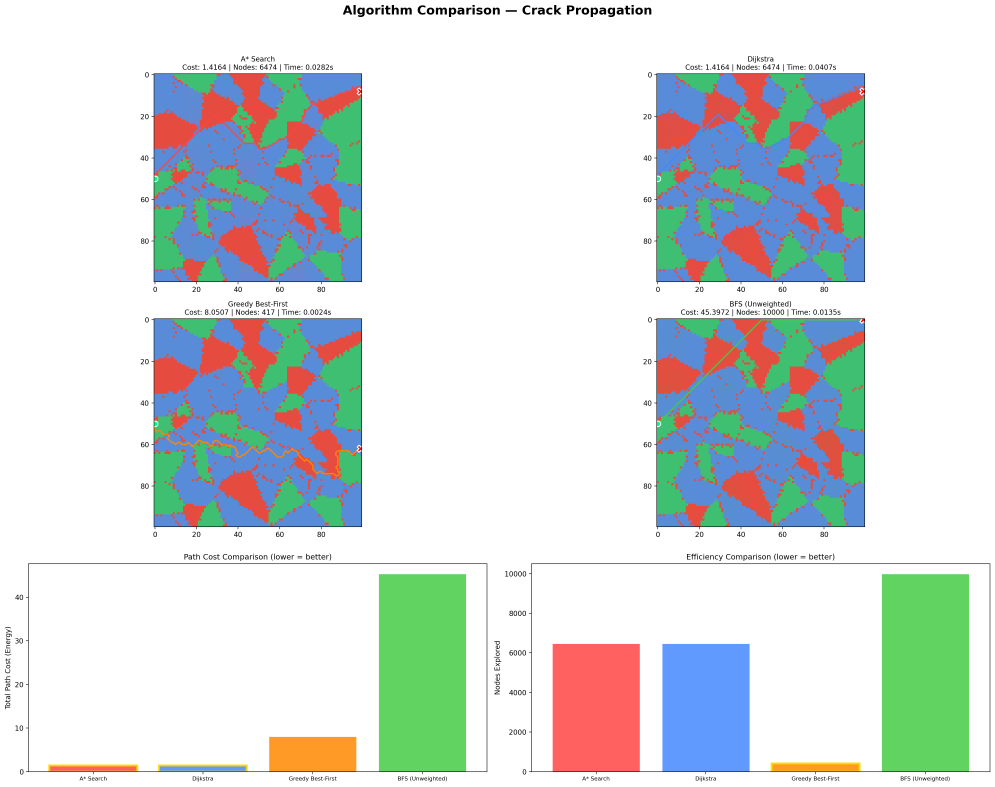
#> input picture algorithm_comparison.png, 3980 x 3146 px (shown at 1/4 size)
$ python image_loader.py algorithm_comparison.png
#> lines starting #> are read from the running program, lines starting #| are printed output that depends on the picture; after the words box and inside, x2 and y2 are one past the last pixel; in counts of white or black regions, pixels touching at a corner belong together
### environment.py
"""
environment.py — Synthetic 2D Polycrystalline Microstructure Generator

Generates a grid representing a metal microstructure with three phases:
  - Ferrite (soft, ductile matrix)       : K_IC ≈ 1.0 (moderate toughness)
  - Martensite (hard grain boundaries)   : K_IC ≈ 3.0 (high toughness)
  - Brittle inclusions (carbides/oxides) : K_IC ≈ 0.3 (low toughness, easy to crack)

Uses Voronoi tessellation to create realistic polygonal grain shapes.
Applied stress field decreases from left (crack initiation) to right
(opposite boundary).
"""

import numpy as np

PHASE_FERRITE = 0
PHASE_MARTENSITE = 1
PHASE_INCLUSION = 2

PHASE_NAMES = {
    PHASE_FERRITE: "Ferrite",
    PHASE_MARTENSITE: "Martensite",
    PHASE_INCLUSION: "Brittle Inclusion",
}

PHASE_TOUGHNESS = {
    PHASE_FERRITE: 1.0,
    PHASE_MARTENSITE: 3.0,
    PHASE_INCLUSION: 0.3,
}

PHASE_COLORS = {
    PHASE_FERRITE: (0.35, 0.55, 0.85),
    PHASE_MARTENSITE: (0.25, 0.75, 0.45),
    PHASE_INCLUSION: (0.90, 0.30, 0.25),
}


class Microstructure:
    """A 2D synthetic polycrystalline microstructure."""

    def __init__(
        self,
        width: int = 100,
        height: int = 100,
        n_grains: int = 80,
        phase_probs: tuple = (0.55, 0.30, 0.15),
        inclusion_boundary_prob: float = 0.25,
        stress_max: float = 2.5,
        stress_min: float = 0.3,
        k_threshold: float = 0.1,
        seed: int | None = None,
    ):
        """
        Parameters
        ----------
        width, height : int
            Grid dimensions (pixels).
        n_grains : int
            Number of Voronoi seed points → number of grains.
        phase_probs : tuple of 3 floats
            Probability weights for (ferrite, martensite, inclusion) per grain.
        inclusion_boundary_prob : float
            Extra probability of placing brittle inclusions at grain boundaries.
        stress_max : float
            Applied stress intensity at the left boundary (crack initiation side).
        stress_min : float
            Applied stress intensity at the right boundary (farthest from crack).
        k_threshold : float
            Minimum K_applied for crack propagation (below this → crack arrest).
        seed : int or None
            Random seed for reproducibility.
        """
        self.width = width
        self.height = height
        self.n_grains = n_grains
        self.phase_probs = np.array(phase_probs) / np.sum(phase_probs)
        self.inclusion_boundary_prob = inclusion_boundary_prob
        self.stress_max = stress_max
        self.stress_min = stress_min
        self.k_threshold = k_threshold
        self.rng = np.random.default_rng(seed)

        self.phase_grid = None
        self.toughness_grid = None
        self.stress_grid = None
        self.grain_id_grid = None
        self.voronoi_seeds = None

        self._generate()

    def _generate(self):
        """Build the full microstructure."""
        self._generate_grains()
        self._assign_phases()
        self._add_boundary_inclusions()
        self._build_toughness_grid()
        self._build_stress_field()

    def _generate_grains(self):
        """Create Voronoi-based grain regions."""
        seeds = self.rng.random((self.n_grains, 2))
        seeds[:, 0] *= self.width
        seeds[:, 1] *= self.height
        self.voronoi_seeds = seeds

        yy, xx = np.mgrid[0 : self.height, 0 : self.width]
        coords = np.stack([xx, yy], axis=-1).astype(float)

        dists = np.linalg.norm(
            coords[:, :, np.newaxis, :] - seeds[np.newaxis, np.newaxis, :, :],
            axis=-1,
        )
        self.grain_id_grid = np.argmin(dists, axis=-1)

    def _assign_phases(self):
        """Randomly assign each grain a phase (ferrite / martensite / inclusion)."""
        grain_phases = self.rng.choice(
            [PHASE_FERRITE, PHASE_MARTENSITE, PHASE_INCLUSION],
            size=self.n_grains,
            p=self.phase_probs,
        )
        self.phase_grid = grain_phases[self.grain_id_grid]

    def _add_boundary_inclusions(self):
        """Place extra brittle inclusions at grain boundary pixels."""
        padded = np.pad(self.grain_id_grid, 1, mode="edge")
        boundary = np.zeros((self.height, self.width), dtype=bool)
        for dy, dx in [(-1, 0), (1, 0), (0, -1), (0, 1)]:
            shifted = padded[
                1 + dy : self.height + 1 + dy, 1 + dx : self.width + 1 + dx
            ]
            boundary |= shifted != self.grain_id_grid

        inclusion_mask = boundary & (
            self.rng.random((self.height, self.width)) < self.inclusion_boundary_prob
        )
        self.phase_grid[inclusion_mask] = PHASE_INCLUSION

    def _build_toughness_grid(self):
        """Map phase IDs → K_IC values with slight random perturbation."""
        base = np.vectorize(PHASE_TOUGHNESS.get)(self.phase_grid).astype(float)
        noise = 1.0 + self.rng.uniform(-0.10, 0.10, size=base.shape)
        self.toughness_grid = base * noise

    def _build_stress_field(self):
        """
        Linear stress gradient: high at x=0 (crack source), low at x=width-1.
        K_applied(x) = stress_max - (stress_max - stress_min) * (x / (width - 1))
        """
        x = np.linspace(self.stress_max, self.stress_min, self.width)
        self.stress_grid = np.broadcast_to(
            x[np.newaxis, :], (self.height, self.width)
        ).copy()

    # [9 lines left out: function edge_cost, not called in this run]

    def can_propagate(self, r, c):
        """Check if crack can physically propagate at (r, c)."""
        return self.stress_grid[r, c] >= self.k_threshold

    # [11 lines left out: function get_neighbors, not called in this run]

    def summary(self):
        """Print a text summary of the microstructure."""
        total = self.width * self.height
        counts = {
            name: np.sum(self.phase_grid == pid) for pid, name in PHASE_NAMES.items()
        }
        print(f"Microstructure: {self.width}×{self.height} ({total} pixels)")
        for name, count in counts.items():
            print(f"  {name:20s}: {count:5d} pixels ({100*count/total:.1f}%)")
        print(f"  Stress range: {self.stress_min:.2f} – {self.stress_max:.2f}")
        print(f"  K_threshold: {self.k_threshold:.2f}")


# [6 lines that do not run on import are left out]

### image_loader.py
"""
image_loader.py — Real Microstructure Image Input

Load SEM/EBSD images and segment them into metallurgical phases
for crack propagation simulation.

Supports:
  - Grayscale SEM images (auto-segment via K-means or Otsu thresholding)
  - EBSD phase maps (color-coded, map colors to phases)
  - Any image format supported by PIL (PNG, TIFF, JPEG, BMP)
"""

from pathlib import Path

import numpy as np
from PIL import Image
from skimage import filters, morphology, segmentation
from sklearn.cluster import KMeans

from environment import (PHASE_FERRITE, PHASE_INCLUSION, PHASE_MARTENSITE,
                         PHASE_TOUGHNESS, Microstructure)

DEFAULT_PROPERTY_MAP = {
    "dark": {
        "phase": PHASE_INCLUSION,
        "label": "Brittle Inclusion (dark regions)",
        "k_ic": PHASE_TOUGHNESS[PHASE_INCLUSION],
    },
    "medium": {
        "phase": PHASE_FERRITE,
        "label": "Ferrite (medium intensity)",
        "k_ic": PHASE_TOUGHNESS[PHASE_FERRITE],
    },
    "bright": {
        "phase": PHASE_MARTENSITE,
        "label": "Martensite (bright regions)",
        "k_ic": PHASE_TOUGHNESS[PHASE_MARTENSITE],
    },
}


def load_image(
    path: str | Path, target_size: tuple[int, int] | None = None
) -> np.ndarray:
    """
    Load an image and convert to grayscale numpy array.

    Parameters
    ----------
    path : str or Path
        Path to the image file.
    target_size : tuple (width, height) or None
        If provided, resize the image to this size.

    Returns
    -------
    np.ndarray : Grayscale image as float array in [0, 1].
    """
#> called with path = 'algorithm_comparison.png', target_size = (100, 100)
    img = Image.open(path)
#> img is the input picture: PIL image 3980x3146 RGBA; mean R, G, B, A 212.4, 220.9, 219.4, 255

    if img.mode != "L":
        img = img.convert("L")
#> img: PIL image 3980x3146 L

    if target_size is not None:
        img = img.resize(target_size, Image.LANCZOS)
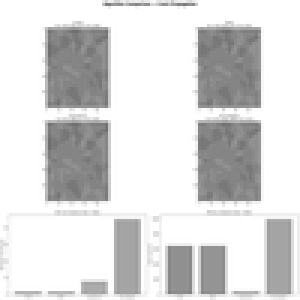
#> img: PIL image 100x100 L (shown 3 times larger); min 110, max 255, mean 217.7

    return np.array(img, dtype=float) / 255.0


def segment_kmeans(image: np.ndarray, n_phases: int = 3) -> np.ndarray:
    """
    Segment grayscale image into phases using K-means clustering.

    Parameters
    ----------
    image : np.ndarray
        Grayscale image (H, W) with values in [0, 1].
    n_phases : int
        Number of phases to segment into (default: 3).

    Returns
    -------
    np.ndarray : Phase label grid (H, W) with labels 0..n_phases-1,
                 ordered by intensity (0 = darkest, n-1 = brightest).
    """
#> called with n_phases = 3
    H, W = image.shape
#> H = 100; W = 100
    pixels = image.reshape(-1, 1)
#> pixels = 10000 values, max 1 at index 0, min 0.431 at index 1516, mean 0.854

    kmeans = KMeans(n_clusters=n_phases, random_state=42, n_init=10)
    labels = kmeans.fit_predict(pixels).reshape(H, W)
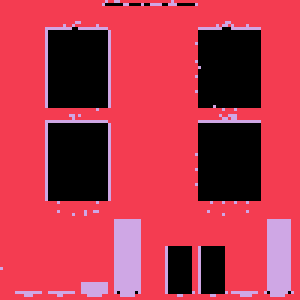
#> labels: shape (100, 100) int32 (shown 3 times larger); 3 distinct labels, from 0 to 2; one colour per label, 0 black

    centers = kmeans.cluster_centers_.flatten()
    order = np.argsort(centers)
    remap = np.zeros(n_phases, dtype=int)
    for new_label, old_label in enumerate(order):
        remap[old_label] = new_label

    return remap[labels]
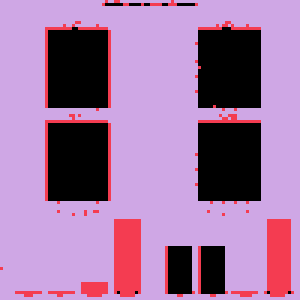
#> returned value: shape (100, 100) int64 (shown 3 times larger); 3 distinct labels, from 0 to 2; one colour per label, 0 black


def segment_otsu(image: np.ndarray) -> np.ndarray:
    """
    Segment grayscale image into 3 phases using multi-Otsu thresholding.

    Returns
    -------
    np.ndarray : Phase label grid (H, W) with labels 0 (dark), 1 (medium), 2 (bright).
    """
    thresholds = filters.threshold_multiotsu(image, classes=3)
    labels = np.digitize(image, bins=thresholds)
    return labels.astype(int)


def segment_watershed(image: np.ndarray, n_phases: int = 3) -> np.ndarray:
    """
    Segment using watershed algorithm (better grain boundary detection).

    Returns
    -------
    np.ndarray : Phase label grid (H, W).
    """
    from skimage.filters import sobel

    gradient = sobel(image)

    markers = segment_kmeans(image, n_phases)

    labels = segmentation.watershed(gradient, markers=markers + 1)
    return labels - 1


def labels_to_phases(
    labels: np.ndarray,
    phase_mapping: dict | None = None,
) -> np.ndarray:
    """
    Convert segmentation labels to metallurgical phase IDs.

    Parameters
    ----------
    labels : np.ndarray
        Segmentation labels (0, 1, 2, ...).
    phase_mapping : dict or None
        Mapping from label → phase ID. If None, uses default:
        0 (dark) → INCLUSION, 1 (medium) → FERRITE, 2 (bright) → MARTENSITE.

    Returns
    -------
    np.ndarray : Phase grid with PHASE_* constants.
    """
    if phase_mapping is None:
        phase_mapping = {
            0: PHASE_INCLUSION,
            1: PHASE_FERRITE,
            2: PHASE_MARTENSITE,
        }

    phase_grid = np.zeros_like(labels, dtype=int)
    for label, phase_id in phase_mapping.items():
        phase_grid[labels == label] = phase_id
#> in microstructure_from_image, `phase_grid = labels_to_phases(labels)`: phase_grid: shape (100, 100) int64; 3 distinct labels, from 0 to 2

    return phase_grid


def clean_segmentation(phase_grid: np.ndarray, min_grain_size: int = 20) -> np.ndarray:
    """
    Remove small spurious regions from segmentation.

    Parameters
    ----------
    phase_grid : np.ndarray
        Phase grid to clean.
    min_grain_size : int
        Regions smaller than this (in pixels) are merged into neighbors.

    Returns
    -------
    np.ndarray : Cleaned phase grid.
    """
#> called with min_grain_size = 20
    cleaned = phase_grid.copy()
    for phase_id in np.unique(phase_grid):
        mask = phase_grid == phase_id
        cleaned_mask = morphology.remove_small_objects(mask, min_size=min_grain_size)
        removed = mask & ~cleaned_mask
        if np.any(removed):
            from scipy.ndimage import distance_transform_edt

            _, indices = distance_transform_edt(removed, return_indices=True)
            cleaned[removed] = cleaned[indices[0][removed], indices[1][removed]]
#> this loop made 3 passes
#> pass 1, in clean_segmentation, `mask = phase_grid == phase_id`:
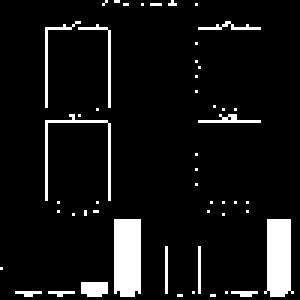
#> mask: shape (100, 100) bool (shown 3 times larger); 8% white; 51 white regions (43 under 20 px), largest, box (x1, y1, x2, y2) and area: (38, 73, 47, 99) 228, (88, 73, 98, 99) 205, (15, 38, 37, 67) 76
#> after the loop:
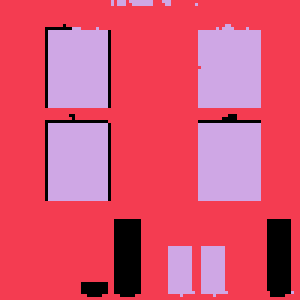
#> cleaned: shape (100, 100) int64 (shown 3 times larger); 3 distinct labels, from 0 to 2; one colour per label, 0 black
#> after the loop:
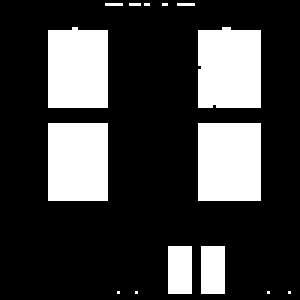
#> mask: shape (100, 100) bool (shown 3 times larger); 24.1% white; 15 white regions (9 under 20 px), largest, box (x1, y1, x2, y2) and area: (66, 9, 87, 36) 547, (66, 41, 87, 67) 546, (16, 9, 36, 36) 522, (16, 41, 36, 67) 520, (56, 82, 64, 98) 128, (67, 82, 75, 98) 128
#> after the loop: removed: shape (100, 100) bool; 0.24% white in thin lines or dots, all inside (x1, y1, x2, y2) = (35, 1, 97, 98)

    return cleaned


def microstructure_from_image(
    image_path: str | Path,
    grid_size: int = 100,
    method: str = "kmeans",
    n_phases: int = 3,
    stress_max: float = 2.5,
    stress_min: float = 0.3,
    k_threshold: float = 0.1,
    clean: bool = True,
) -> Microstructure:
    """
    Create a Microstructure from a real SEM/EBSD image.

    Parameters
    ----------
    image_path : str or Path
        Path to the image file.
    grid_size : int
        Resize image to grid_size × grid_size.
    method : str
        Segmentation method: "kmeans", "otsu", or "watershed".
    n_phases : int
        Number of phases (for kmeans/watershed).
    stress_max, stress_min : float
        Applied stress field range.
    k_threshold : float
        Minimum stress for crack propagation.
    clean : bool
        Whether to clean up small spurious regions.

    Returns
    -------
    Microstructure : Ready for A* search.
    """
    image = load_image(image_path, target_size=(grid_size, grid_size))

    if method == "kmeans":
        labels = segment_kmeans(image, n_phases)
    elif method == "otsu":
        labels = segment_otsu(image)
    elif method == "watershed":
        labels = segment_watershed(image, n_phases)
    else:
        raise ValueError(f"Unknown segmentation method: {method}")

    phase_grid = labels_to_phases(labels)

    if clean:
        phase_grid = clean_segmentation(phase_grid)
        micro = Microstructure(
            width=grid_size,
            height=grid_size,
            stress_max=stress_max,
            stress_min=stress_min,
            k_threshold=k_threshold,
        )

    micro.phase_grid = phase_grid
    micro._build_toughness_grid()
#> in _build_toughness_grid (call 2), `self.toughness_grid = base * noise`:
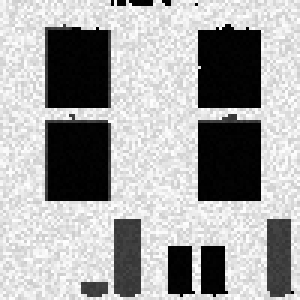
#> self.toughness_grid: shape (100, 100) float64 (shown 3 times larger); min 0.27, max 3.3, mean 2.22; drawn with min black and max white

    return micro


if __name__ == "__main__":
    import sys

    if len(sys.argv) < 2:
        print("No image provided. Generating synthetic test image...")

        test_micro = Microstructure(seed=42)
        test_img = (test_micro.phase_grid.astype(float) / 2.0 * 255).astype(np.uint8)
        test_path = "test_microstructure.png"
        Image.fromarray(test_img).save(test_path)
        print(f"Saved test image → {test_path}")

        micro = microstructure_from_image(test_path)
        micro.summary()
    else:
        micro = microstructure_from_image(sys.argv[1])
        micro.summary()
#> in summary, `counts = { name: np.sum(self.phase_grid == pid) for pid, name in PHASE..`: counts = {'Ferrite': 642, 'Martensite': 6925, 'Brittle Inclusion': 2433}
#> the loop in summary, `for name, count in counts.items():` made 3 passes
#> (name, count) on passes 1 to 3: ('Ferrite', 642), ('Martensite', 6925), ('Brittle Inclusion', 2433)
#|   Ferrite             :   642 pixels (6.4%)
#|   Martensite          :  6925 pixels (69.2%)
#|   Brittle Inclusion   :  2433 pixels (24.3%)
